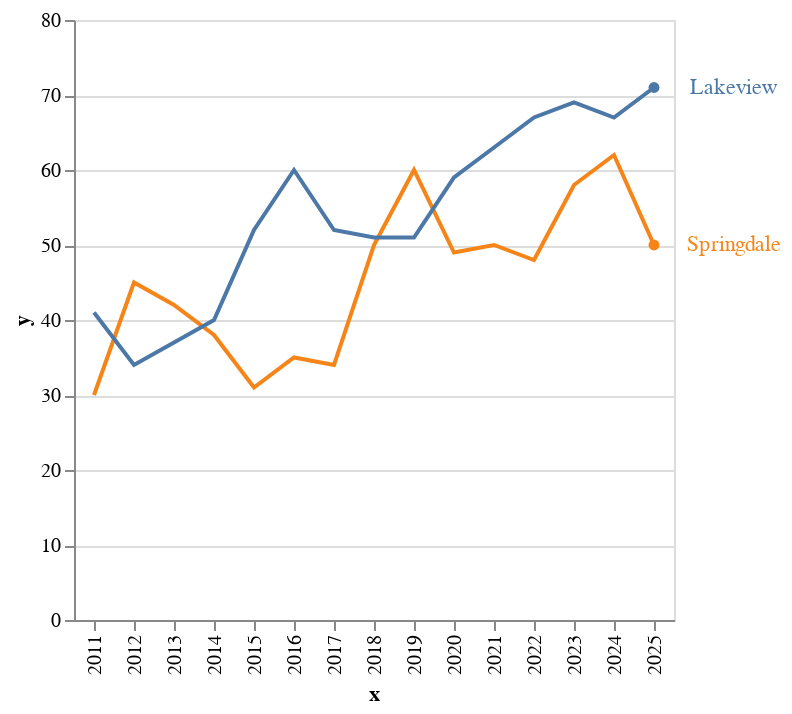

The cell this chart's notebook holds for it:
### Code cell
# Create a common chart object

chart = alt.Chart(sample_data2).mark_line().encode(
    x=alt.X('x:O').sort(),
    y=alt.Y('y:Q'),
    color=alt.Color('color', legend=None),
)

holder = []
grouper = sample_data2.groupby('color')
for a, b in grouper:
    holder.append(b[b['x']==sample_data2['x'].iloc[-1]])
    
df2 = pd.concat(holder)
df2

c2 = alt.Chart(df2).mark_point(filled=True).encode(
    x='x:O',
    y='y:Q',
    color='color'
)

c3 = c2.mark_text(dx=40).encode(
    text='color:N',
    color='color:N'
)


new = chart+c2+c3

new.configure_mark(
    opacity=1
)

### Figure 1 — Vega-Lite specification as saved in the notebook (floating-point values rounded to 4 significant figures)
{"config": {"view": {"continuousWidth": 300, "continuousHeight": 300}, "mark": {"opacity": 1}}, "layer": [{"data": {"name": "data-ed6e282375f6b785ffd2d39f38537d4f"}, "mark": {"type": "line"}, "encoding": {"color": {"field": "color", "legend": null, "type": "nominal"}, "x": {"field": "x", "sort": {}, "type": "ordinal"}, "y": {"field": "y", "type": "quantitative"}}}, {"data": {"name": "data-8c033c990e798d45678672c383a82934"}, "mark": {"type": "point", "filled": true}, "encoding": {"color": {"field": "color", "type": "nominal"}, "x": {"field": "x", "type": "ordinal"}, "y": {"field": "y", "type": "quantitative"}}}, {"data": {"name": "data-8c033c990e798d45678672c383a82934"}, "mark": {"type": "text", "dx": 40}, "encoding": {"color": {"field": "color", "type": "nominal"}, "text": {"field": "color", "type": "nominal"}, "x": {"field": "x", "type": "ordinal"}, "y": {"field": "y", "type": "quantitative"}}}], "$schema": "https://vega.github.io/schema/vega-lite/v5.20.1.json", "datasets": {"data-ed6e282375f6b785ffd2d39f38537d4f": [{"x": 2011, "y": 30, "color": "Springdale"}, {"x": 2011, "y": 41, "color": "Lakeview"}, {"x": 2012, "y": 45, "color": "Springdale"}, {"x": 2012, "y": 34, "color": "Lakeview"}, {"x": 2013, "y": 42, "color": "Springdale"}, {"x": 2013, "y": 37, "color": "Lakeview"}, {"x": 2014, "y": 38, "color": "Springdale"}, {"x": 2014, "y": 40, "color": "Lakeview"}, {"x": 2015, "y": 31, "color": "Springdale"}, {"x": 2015, "y": 52, "color": "Lakeview"}, {"x": 2016, "y": 35, "color": "Springdale"}, {"x": 2016, "y": 60, "color": "Lakeview"}, {"x": 2017, "y": 34, "color": "Springdale"}, {"x": 2017, "y": 52, "color": "Lakeview"}, {"x": 2018, "y": 50, "color": "Springdale"}, {"x": 2018, "y": 51, "color": "Lakeview"}, {"x": 2019, "y": 60, "color": "Springdale"}, {"x": 2019, "y": 51, "color": "Lakeview"}, {"x": 2020, "y": 49, "color": "Springdale"}, {"x": 2020, "y": 59, "color": "Lakeview"}, {"x": 2021, "y": 50, "color": "Springdale"}, {"x": 2021, "y": 63, "color": "Lakeview"}, {"x": 2022, "y": 48, "color": "Springdale"}, {"x": 2022, "y": 67, "color": "Lakeview"}, {"x": 2023, "y": 58, "color": "Springdale"}, {"x": 2023, "y": 69, "color": "Lakeview"}, {"x": 2024, "y": 62, "color": "Springdale"}, {"x": 2024, "y": 67, "color": "Lakeview"}, {"x": 2025, "y": 50, "color": "Springdale"}, {"x": 2025, "y": 71, "color": "Lakeview"}], "data-8c033c990e798d45678672c383a82934": [{"x": 2025, "y": 71, "color": "Lakeview"}, {"x": 2025, "y": 50, "color": "Springdale"}]}}
